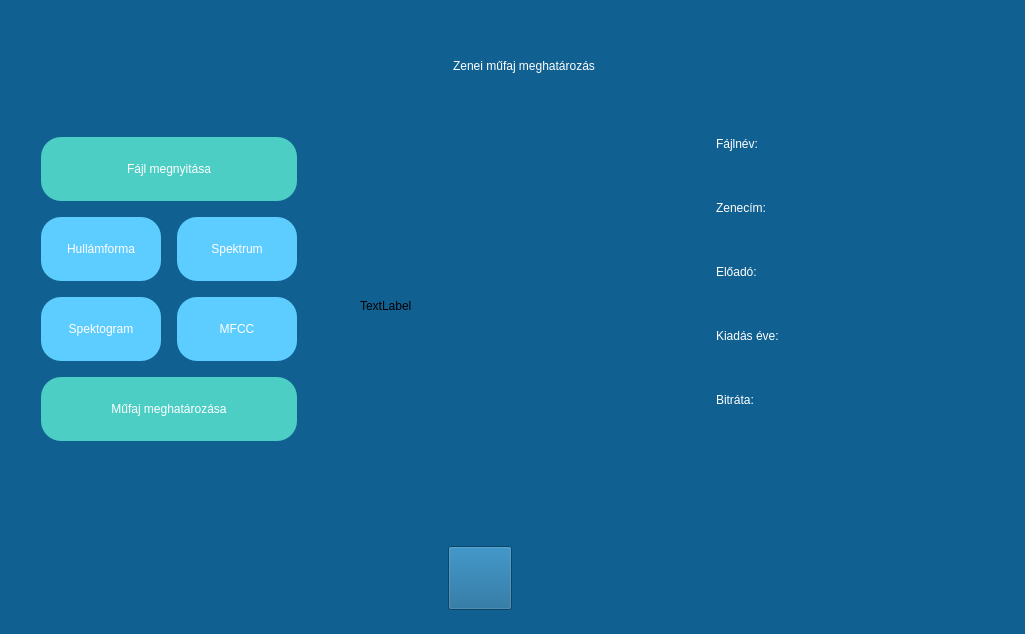
<?xml version="1.0" encoding="UTF-8"?>
<ui version="4.0">
 <class>MainWindow</class>
 <widget class="QMainWindow" name="MainWindow">
  <property name="geometry">
   <rect>
    <x>0</x>
    <y>0</y>
    <width>1025</width>
    <height>634</height>
   </rect>
  </property>
  <property name="minimumSize">
   <size>
    <width>1025</width>
    <height>634</height>
   </size>
  </property>
  <property name="windowTitle">
   <string>Zenei műfaj meghatározás</string>
  </property>
  <widget class="QWidget" name="centralwidget">
   <property name="autoFillBackground">
    <bool>false</bool>
   </property>
   <property name="styleSheet">
    <string notr="true">background-color: rgb(16, 96, 145);
</string>
   </property>
   <layout class="QGridLayout" name="gridLayout_2">
    <item row="0" column="0">
     <layout class="QHBoxLayout" name="horizontalLayout">
      <item>
       <widget class="QWidget" name="widget" native="true">
        <widget class="QPushButton" name="OpenButton">
         <property name="geometry">
          <rect>
           <x>32</x>
           <y>128</y>
           <width>256</width>
           <height>64</height>
          </rect>
         </property>
         <property name="styleSheet">
          <string notr="true">QPushButton
{
	font: 87 10pt &quot;Arial Black&quot;;
	color: rgb(255, 255, 255);
	background-color: rgb(76, 206, 197);
	border-radius: 20%;
}
QPushButton:hover
{
	background-color: rgb(255,217,0);
}</string>
         </property>
         <property name="text">
          <string>Fájl megnyitása</string>
         </property>
        </widget>
        <widget class="QPushButton" name="ShowWaveformButton">
         <property name="geometry">
          <rect>
           <x>32</x>
           <y>208</y>
           <width>120</width>
           <height>64</height>
          </rect>
         </property>
         <property name="styleSheet">
          <string notr="true">QPushButton
{
	font: 87 10pt &quot;Arial Black&quot;;
	color: rgb(255, 255, 255);
	background-color: rgb(93, 204, 255);
	border-radius: 20%;
}
	QPushButton:hover
{
	background-color: rgb(255,217,0);
}</string>
         </property>
         <property name="text">
          <string>Hullámforma</string>
         </property>
        </widget>
        <widget class="QPushButton" name="ShowSpectrumButton">
         <property name="geometry">
          <rect>
           <x>168</x>
           <y>208</y>
           <width>120</width>
           <height>64</height>
          </rect>
         </property>
         <property name="styleSheet">
          <string notr="true">QPushButton
{
	font: 87 10pt &quot;Arial Black&quot;;
	color: rgb(255, 255, 255);
	background-color: rgb(93, 204, 255);
	border-radius: 20%;
}
	QPushButton:hover
{
	background-color: rgb(255,217,0);
}</string>
         </property>
         <property name="text">
          <string>Spektrum</string>
         </property>
        </widget>
        <widget class="QPushButton" name="ShowSpectogramButton">
         <property name="geometry">
          <rect>
           <x>32</x>
           <y>288</y>
           <width>120</width>
           <height>64</height>
          </rect>
         </property>
         <property name="styleSheet">
          <string notr="true">QPushButton
{
	font: 87 10pt &quot;Arial Black&quot;;
	color: rgb(255, 255, 255);
	background-color: rgb(93, 204, 255);
	border-radius: 20%;
}
	QPushButton:hover
{
	background-color: rgb(255,217,0);
}</string>
         </property>
         <property name="text">
          <string>Spektogram</string>
         </property>
        </widget>
        <widget class="QPushButton" name="ShowMFCCButton">
         <property name="geometry">
          <rect>
           <x>168</x>
           <y>288</y>
           <width>120</width>
           <height>64</height>
          </rect>
         </property>
         <property name="styleSheet">
          <string notr="true">QPushButton
{
	font: 87 10pt &quot;Arial Black&quot;;
	color: rgb(255, 255, 255);
	background-color: rgb(93, 204, 255);
	border-radius: 20%;
}
	QPushButton:hover
{
	background-color: rgb(255,217,0);
}</string>
         </property>
         <property name="text">
          <string>MFCC</string>
         </property>
        </widget>
        <widget class="QPushButton" name="PredictButton">
         <property name="geometry">
          <rect>
           <x>32</x>
           <y>368</y>
           <width>256</width>
           <height>64</height>
          </rect>
         </property>
         <property name="styleSheet">
          <string notr="true">QPushButton
{
	font: 87 10pt &quot;Arial Black&quot;;
	color: rgb(255, 255, 255);
	background-color: rgb(76, 206, 197);
	border-radius: 20%;
}
QPushButton:hover
{
	background-color: rgb(255,217,0);
}</string>
         </property>
         <property name="text">
          <string>Műfaj meghatározása</string>
         </property>
        </widget>
        <widget class="QLabel" name="label_predictedgenre">
         <property name="geometry">
          <rect>
           <x>32</x>
           <y>448</y>
           <width>256</width>
           <height>64</height>
          </rect>
         </property>
         <property name="cursor">
          <cursorShape>ArrowCursor</cursorShape>
         </property>
         <property name="layoutDirection">
          <enum>Qt::LeftToRight</enum>
         </property>
         <property name="styleSheet">
          <string notr="true">font: 87 16pt &quot;Arial Black&quot;;
color: rgb(255, 217, 0);</string>
         </property>
         <property name="text">
          <string/>
         </property>
         <property name="alignment">
          <set>Qt::AlignHCenter|Qt::AlignTop</set>
         </property>
         <property name="wordWrap">
          <bool>true</bool>
         </property>
        </widget>
        <widget class="QLabel" name="label_predictedgenreaccuracy">
         <property name="geometry">
          <rect>
           <x>32</x>
           <y>528</y>
           <width>256</width>
           <height>32</height>
          </rect>
         </property>
         <property name="styleSheet">
          <string notr="true">font: 87 10pt &quot;Arial Black&quot;;
color: rgb(255, 255, 255);</string>
         </property>
         <property name="text">
          <string/>
         </property>
         <property name="alignment">
          <set>Qt::AlignHCenter|Qt::AlignTop</set>
         </property>
         <property name="wordWrap">
          <bool>true</bool>
         </property>
        </widget>
       </widget>
      </item>
      <item>
       <widget class="QWidget" name="widget_2" native="true">
        <layout class="QVBoxLayout" name="verticalLayout">
         <item>
          <widget class="QWidget" name="widget_4" native="true">
           <widget class="QLabel" name="label_title">
            <property name="geometry">
             <rect>
              <x>8</x>
              <y>16</y>
              <width>320</width>
              <height>64</height>
             </rect>
            </property>
            <property name="styleSheet">
             <string notr="true">font: 87 16pt &quot;Arial Black&quot;;
color: rgb(255, 255, 255);</string>
            </property>
            <property name="text">
             <string>Zenei műfaj meghatározás</string>
            </property>
            <property name="alignment">
             <set>Qt::AlignCenter</set>
            </property>
           </widget>
           <widget class="QLabel" name="label_coverart">
            <property name="geometry">
             <rect>
              <x>4</x>
              <y>128</y>
              <width>320</width>
              <height>320</height>
             </rect>
            </property>
            <property name="styleSheet">
             <string notr="true"/>
            </property>
            <property name="text">
             <string>TextLabel</string>
            </property>
            <property name="scaledContents">
             <bool>false</bool>
            </property>
           </widget>
          </widget>
         </item>
         <item>
          <widget class="QWidget" name="widget_5" native="true">
           <property name="minimumSize">
            <size>
             <width>0</width>
             <height>80</height>
            </size>
           </property>
           <property name="maximumSize">
            <size>
             <width>16777215</width>
             <height>80</height>
            </size>
           </property>
           <widget class="QPushButton" name="BackwardMusicButton">
            <property name="geometry">
             <rect>
              <x>12</x>
              <y>10</y>
              <width>64</width>
              <height>64</height>
             </rect>
            </property>
            <property name="styleSheet">
             <string notr="true">QPushButton
{
	border-image: url(images/backwardbutton.png); border: 0px;
}
QPushButton:hover
{
	border-image: url(images/backwardbutton_pressed.png); border: 0px
}</string>
            </property>
            <property name="text">
             <string/>
            </property>
           </widget>
           <widget class="QPushButton" name="PlayMusicButton">
            <property name="geometry">
             <rect>
              <x>92</x>
              <y>10</y>
              <width>64</width>
              <height>64</height>
             </rect>
            </property>
            <property name="text">
             <string/>
            </property>
           </widget>
           <widget class="QPushButton" name="StopMusicButton">
            <property name="geometry">
             <rect>
              <x>172</x>
              <y>10</y>
              <width>64</width>
              <height>64</height>
             </rect>
            </property>
            <property name="styleSheet">
             <string notr="true">QPushButton
{
	border-image: url(images/stopbutton.png); border: 0px;
}
QPushButton:hover
{
	border-image: url(images/stopbutton_pressed.png); border: 0px
}</string>
            </property>
            <property name="text">
             <string/>
            </property>
           </widget>
           <widget class="QPushButton" name="ForwardMusicButton">
            <property name="geometry">
             <rect>
              <x>252</x>
              <y>10</y>
              <width>64</width>
              <height>64</height>
             </rect>
            </property>
            <property name="styleSheet">
             <string notr="true">QPushButton
{
	border-image: url(images/forwardbutton.png); border: 0px;
}
QPushButton:hover
{
	border-image: url(images/forwardbutton_pressed.png); border: 0px
}</string>
            </property>
            <property name="text">
             <string/>
            </property>
           </widget>
          </widget>
         </item>
        </layout>
       </widget>
      </item>
      <item>
       <widget class="QWidget" name="widget_3" native="true">
        <widget class="QLabel" name="label_filename">
         <property name="geometry">
          <rect>
           <x>32</x>
           <y>128</y>
           <width>288</width>
           <height>64</height>
          </rect>
         </property>
         <property name="minimumSize">
          <size>
           <width>288</width>
           <height>64</height>
          </size>
         </property>
         <property name="layoutDirection">
          <enum>Qt::LeftToRight</enum>
         </property>
         <property name="styleSheet">
          <string notr="true">font: 87 10pt &quot;Arial Black&quot;;
color: rgb(255, 255, 255);</string>
         </property>
         <property name="text">
          <string>Fájlnév:</string>
         </property>
         <property name="scaledContents">
          <bool>true</bool>
         </property>
         <property name="alignment">
          <set>Qt::AlignLeading|Qt::AlignLeft|Qt::AlignTop</set>
         </property>
         <property name="wordWrap">
          <bool>true</bool>
         </property>
        </widget>
        <widget class="QLabel" name="label_songtitle">
         <property name="geometry">
          <rect>
           <x>32</x>
           <y>192</y>
           <width>288</width>
           <height>64</height>
          </rect>
         </property>
         <property name="minimumSize">
          <size>
           <width>288</width>
           <height>64</height>
          </size>
         </property>
         <property name="styleSheet">
          <string notr="true">font: 87 10pt &quot;Arial Black&quot;;
color: rgb(255, 255, 255);</string>
         </property>
         <property name="text">
          <string>Zenecím:</string>
         </property>
         <property name="alignment">
          <set>Qt::AlignLeading|Qt::AlignLeft|Qt::AlignTop</set>
         </property>
         <property name="wordWrap">
          <bool>true</bool>
         </property>
        </widget>
        <widget class="QLabel" name="label_songartist">
         <property name="geometry">
          <rect>
           <x>32</x>
           <y>256</y>
           <width>288</width>
           <height>64</height>
          </rect>
         </property>
         <property name="minimumSize">
          <size>
           <width>288</width>
           <height>64</height>
          </size>
         </property>
         <property name="styleSheet">
          <string notr="true">font: 87 10pt &quot;Arial Black&quot;;
color: rgb(255, 255, 255);</string>
         </property>
         <property name="text">
          <string>Előadó:</string>
         </property>
         <property name="alignment">
          <set>Qt::AlignLeading|Qt::AlignLeft|Qt::AlignTop</set>
         </property>
         <property name="wordWrap">
          <bool>true</bool>
         </property>
        </widget>
        <widget class="QLabel" name="label_songrelease">
         <property name="geometry">
          <rect>
           <x>32</x>
           <y>320</y>
           <width>288</width>
           <height>64</height>
          </rect>
         </property>
         <property name="minimumSize">
          <size>
           <width>288</width>
           <height>64</height>
          </size>
         </property>
         <property name="styleSheet">
          <string notr="true">font: 87 10pt &quot;Arial Black&quot;;
color: rgb(255, 255, 255);</string>
         </property>
         <property name="text">
          <string>Kiadás éve:</string>
         </property>
         <property name="alignment">
          <set>Qt::AlignLeading|Qt::AlignLeft|Qt::AlignTop</set>
         </property>
         <property name="wordWrap">
          <bool>true</bool>
         </property>
        </widget>
        <widget class="QLabel" name="label_songbitrate">
         <property name="geometry">
          <rect>
           <x>32</x>
           <y>384</y>
           <width>288</width>
           <height>64</height>
          </rect>
         </property>
         <property name="minimumSize">
          <size>
           <width>288</width>
           <height>64</height>
          </size>
         </property>
         <property name="styleSheet">
          <string notr="true">font: 87 10pt &quot;Arial Black&quot;;
color: rgb(255, 255, 255);</string>
         </property>
         <property name="text">
          <string>Bitráta:</string>
         </property>
         <property name="alignment">
          <set>Qt::AlignLeading|Qt::AlignLeft|Qt::AlignTop</set>
         </property>
         <property name="wordWrap">
          <bool>false</bool>
         </property>
        </widget>
       </widget>
      </item>
     </layout>
    </item>
   </layout>
  </widget>
 </widget>
 <resources/>
 <connections/>
</ui>
